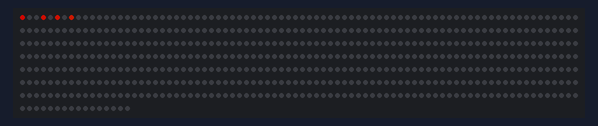
This sketch was run on a simulated Arduino Uno, built with avr-gcc and run on an emulated ATmega328P. On the bench: 576 RGB LEDs in strip order, left to right, continuing on the next row. Dim RGB values are drawn brighter than linear; random numbers use the default seed unless the sketch sets one.

Above: at 3.16 s.
At 7.36 s:
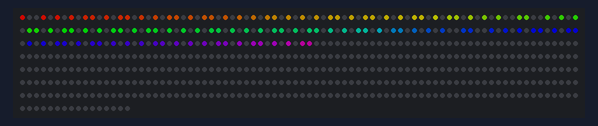
At 12.54 s:
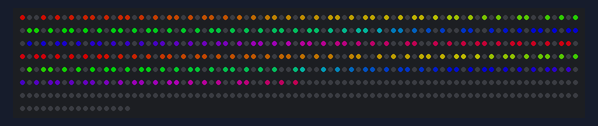
At 18.12 s:
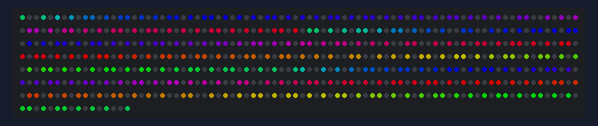
At 23.69 s:
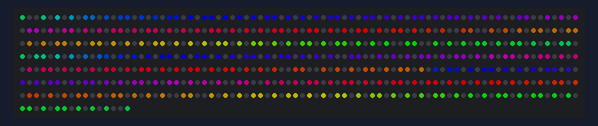
At 39.94 s:
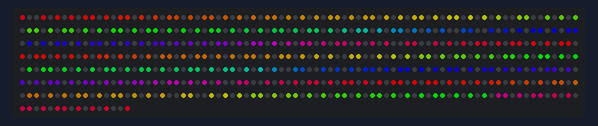

The sketch:

NewGridCode.ino
```cpp
/*
    author: atteAhma
    can be used anywhere without restriction
*/

#include <FastLED.h>

#include <stdio.h>
#include <stdint.h>
#include <stdbool.h>
#include <stdlib.h>
#include <math.h>
#define LED_DIST 5/8
#define GRID_DIST 1.5
#define BORDER_DIST 0.28

#define DATA_PIN    5
//#define CLK_PIN   4
#define LED_TYPE    WS2811
#define COLOR_ORDER GRB
#define NUM_LEDS    576
CRGB leds[NUM_LEDS];
int mapper[36];

#define BRIGHTNESS         200
#define FRAMES_PER_SECOND

float indexToDeltaInches(uint16_t index)
{
    float deltaInches = ((float) index) * LED_DIST;
    return deltaInches;
}

float deltaInchesToAbsoluteInches(float deltaInches)
{
    float absoluteInches = deltaInches + (GRID_DIST/2);
    return absoluteInches;
}

bool tooCloseToGrid(float absoluteInches)
{
    float relGridInches = fmod(absoluteInches, GRID_DIST);

    if ( (relGridInches < BORDER_DIST) || (GRID_DIST - relGridInches < BORDER_DIST) )
    {
        // too close to border
        return true;
    }

    return false;
}

uint16_t deltaInchesToOldIndex(float deltaInches)
{
    float gridIndexFloat = deltaInches / GRID_DIST;
    uint16_t gridIndex = round(gridIndexFloat);
    return gridIndex;
}

// THIS IS THE TOP LEVEL FUNCTION, ONLY CALL THIS
uint16_t indexToSampleIndex(uint16_t index)
{
    float deltaInches;
    float absoluteInches;
    bool isTooCloseToGrid;
    uint16_t oldIndex;

    deltaInches = indexToDeltaInches(index);
    absoluteInches = deltaInchesToAbsoluteInches(deltaInches);
    isTooCloseToGrid = tooCloseToGrid(absoluteInches);

    if ( isTooCloseToGrid )
    {
        return (uint16_t) -1;
    }

    oldIndex = deltaInchesToOldIndex(deltaInches);

    return oldIndex;
}
void setup()
{
  delay(3000); // 3 second delay for recovery

  // tell FastLED about the LED strip configuration
  FastLED.addLeds<LED_TYPE,DATA_PIN,COLOR_ORDER>(leds, NUM_LEDS).setCorrection(TypicalLEDStrip);
  //FastLED.addLeds<LED_TYPE,DATA_PIN,CLK_PIN,COLOR_ORDER>(leds, NUM_LEDS).setCorrection(TypicalLEDStrip);

  // set master brightness control
  FastLED.setBrightness(BRIGHTNESS);

    uint16_t sampleIndex;
    Serial.begin(9600);
    for( uint16_t i = 0 ; i < 36; i++ )
    {
        mapper[i] = indexToSampleIndex(i);
    }
    mapper[35] = 15;
    mapper[2] = 255;
    mapper[34]= 255;

}

int counter = 0l;
int hi = 0;
void loop() {
    for (int i = 0; i < 256; i++) {
      hi = (hi + random(1,5)) % 256;
      CHSV color = CHSV(hi, 255, 200);
      mapToGrid(i,color);
    FastLED.show();

    delay(25);

    }

//
//    for (int i = starting_led; i < starting_led + 36; i++) {
//      int row = i / 36;
//      int index = i % 36;
//      if ((row % 2) == 1) {
//         if (((15 - mapper[35 - index]) + 16 * row) == (counter)) {
//            leds[i] = CHSV (50, 255, 100);
//         }
//      }
//      else {
//        if ((mapper[index] + 16 * row) == counter) {
//          leds[i] = CHSV (50, 255, 100);
//        }
//      }
//    }
//    counter = (counter + 1) % 16 + (starting_led / 36) * 16;
//    FastLED.show();
//    delay(500);
//    FastLED.clear();
//    FastLED.show();
//    starting_led += 36;
}

void mapToGrid(int LEDNum, CRGB color) {
    int row  = LEDNum / 16 ;
    int starting_led = row * 36;
    for (int i = starting_led; i < starting_led + 36; i++) {
      row = i / 36;
      int index = i % 36;
      if ((row % 2) == 1) {
         if (((15 - mapper[35 - index]) + 16 * row) == LEDNum) {
            leds[i] = color;
         }
      }
      else {
        if ((mapper[index] + 16 * row) == LEDNum) {
          leds[i] = color;
        }
      }
    }
}
```
